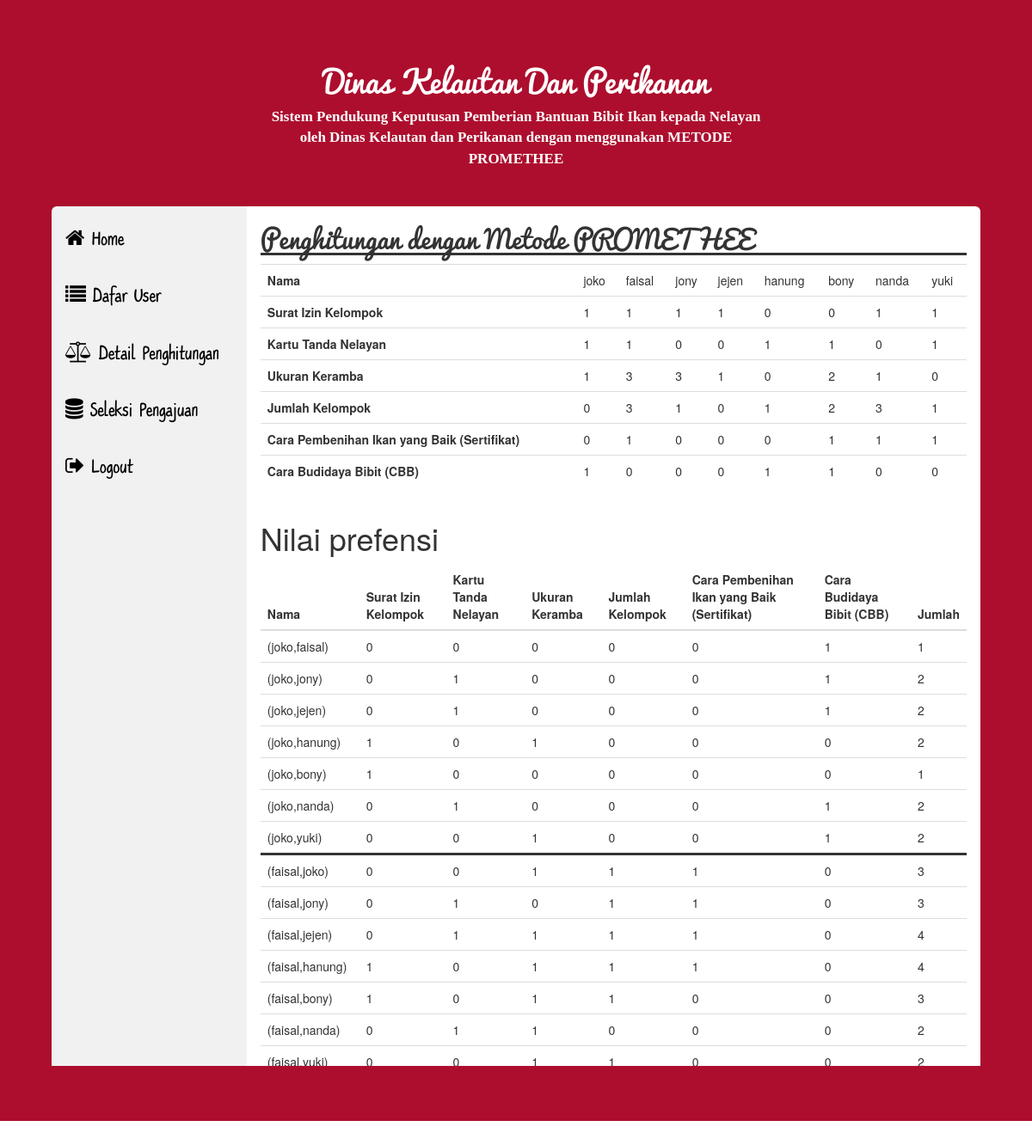
Page /public/Admin/DetailPenghitungan (signed in) on the committed database.
### tables this page shows
CREATE TABLE `datapenilayan` (
  `id` int(11) NOT NULL,
  `nama` varchar(225) NOT NULL,
  `foto` varchar(225) NOT NULL,
  `ktp` varchar(225) NOT NULL,
  `sik` int(11) NOT NULL,
  `ktn` int(11) NOT NULL,
  `uk` int(11) NOT NULL,
  `jk` int(11) NOT NULL,
  `cpib` int(11) NOT NULL,
  `cbb` int(11) NOT NULL,
  `kodeunik` varchar(225) NOT NULL,
  `status` enum('diproses','diterima','ditolak') NOT NULL DEFAULT 'diproses',
  `lf` double DEFAULT NULL,
  `ef` double DEFAULT NULL,
  `nf` double DEFAULT NULL
);

### app/core/Controller.php (called while the page is built, shortened)
<?php
class Controller
{
	public function view($view, $data = [])
	{
		require_once '../app/views/' . $view . '.php';
	}
	public function model($model)
	{
		return new $model;
	}
}

### app/core/App.php (called while the page is built, shortened)
<?php
class App
{
	protected $method = 'index';
	protected $params = [];
	function __construct()
	{
		$url = $this->parseURL();
		if (file_exists('../app/controllers/' . $url[0] . '.php')) {
			unset($url[0]);
		}
		$this->controller = new $this->controller;
		if (isset($url[1])) {
			if (method_exists($this->controller, $url[1])) {
				$this->method = $url[1];
			}
		}
		call_user_func_array([$this->controller, $this->method], $this->params);
	}
	function parseURL()
	{
		if (isset($_GET['url'])) {
			$url = rtrim($_GET['url'], '/');
			$url = filter_var($url, FILTER_SANITIZE_URL);
			$url = explode('/', $url);
			return $url;
		}
	}
}

### public/index.php (called while the page is built, shortened)
<?php
$app = new App;

### app/core/Database.php (called while the page is built, shortened)
<?php
class Database
{
	private $host = DB_HOST;
	private $user = DB_USER;
	private $pass = DB_PASS;
	private $db_name = DB_NAME;
	private $dbh;
	private $stmt;
	function __construct()
	{
		$dsn = 'mysql:host='. $this->host .';dbname='. $this->db_name;
		$option = [
			PDO::ATTR_PERSISTENT => true,
			PDO::ATTR_ERRMODE  => PDO::ERRMODE_EXCEPTION
		];
		try {
			$this->dbh = new PDO($dsn, $this->user, $this->pass, $option);
		} catch (PDOException $e) {
			die($e->gerMessage());
		}
	}
	public function query($query)
	{
		$this->stmt = $this->dbh->prepare($query);
	}
	public function execute()
	{
		$this->stmt->execute();
	}
	public function resultSet()
	{
		$this->execute();
		return $this->stmt->fetchAll(PDO::FETCH_ASSOC);
	}
}

### app/models/Admin_model.php (called while the page is built, shortened)
<?php
class Admin_model
{
	private $table = 'datapenilayan';
	private $db;
	function __construct()
	{
		$this->db = new Database;
	}
	public function getAlluser()
	{
		$this->db->query('SELECT * FROM ' . $this->table);
		return $this->db->resultSet();
	}
}

### app/views/admin/bobot.php (the view, shortened to what this page needs)
<div class="head-content-admin">
	<h2>Penghitungan dengan Metode PROMETHEE</h2>
	<div class="table-responsive">
		<table class="table">
			<tr>
				<th>Nama</th>
				<?php foreach ($data['user'] as $user): ?>
					<td><?php echo $user['nama'] ?></td>
				<?php endforeach ?>
			</tr>
			<tr>
				<th>Surat Izin Kelompok</th>
				<?php foreach ($data['user'] as $user): ?>
					<td>
						<?php echo $user['sik'];?>
					</td>
				<?php endforeach ?>
			</tr>
			<tr>
				<th>Kartu Tanda Nelayan</th>
				<?php foreach ($data['user'] as $user): ?>
					<td>
						<?php echo $user['ktn'];?>
					</td>
				<?php endforeach ?>
			</tr>
			<tr>
				<th>Ukuran Keramba</th>
				<?php foreach ($data['user'] as $user): ?>
					<td>
						<?php echo $user['uk'];?>
					</td>
				<?php endforeach ?>
			</tr>
			<tr>
				<th>Jumlah Kelompok</th>
				<?php foreach ($data['user'] as $user): ?>
					<td>
						<?php echo $user['jk'];?>
					</td>
				<?php endforeach ?>
			</tr>
			<tr>
				<th>Cara Pembenihan Ikan yang Baik (Sertifikat)</th>
				<?php foreach ($data['user'] as $user): ?>
					<td>
						<?php echo $user['cpib'];?>
					</td>
				<?php endforeach ?>
			</tr>
			<tr>
				<th>Cara Budidaya Bibit (CBB)</th>
				<?php foreach ($data['user'] as $user): ?>
					<td>
						<?php echo $user['cbb'];?>
					</td>
				<?php endforeach ?>
			</tr>
		</table>
	</div>
	<h1>Nilai prefensi</h1>
	<div class="table-responsive">
		<table class="table">
			<thead>
				<tr>
					<th>Nama</th>
					<th>Surat Izin Kelompok</th>
					<th>Kartu Tanda Nelayan</th>
					<th>Ukuran Keramba</th>
					<th>Jumlah Kelompok</th>
					<th>Cara Pembenihan Ikan yang Baik (Sertifikat)</th>
					<th>Cara Budidaya Bibit (CBB)</th>
					<th>Jumlah</th>
				</tr>
			</thead>
			<tbody id="table-preferensi">
				<?php foreach ($data['user'] as $user): ?>
					<?php foreach ($data['user'] as $lawan): ?>
						<?php if ($user['id'] != $lawan['id']) {?>
							<tr>
								<td><?php echo '('.$user['nama'].','.$lawan['nama'].')' ?></td>
								<td><?php
								if (($user['sik']-$lawan['sik']) <= 0) {
									$sik=0;
									echo 0;
								}else{
									$sik=1;
									echo 1;
								}
								?></td>
								<td><?php
								if (($user['ktn']-$lawan['ktn']) <= 0) {
									$ktn=0;
									echo 0;
								}else{
									$ktn=1;
									echo 1;
								}
								?></td>
								<td><?php
								if (($user['uk']-$lawan['uk']) <= 0) {
									$uk=0;
									echo 0;
								}else{
									$uk=1;
									echo 1;
								}
								?></td>
								<td><?php
								if (($user['jk']-$lawan['jk']) <= 0) {
									$jk=0;
									echo 0;
								}else{
									$jk=1;
									echo 1;
								}
								?></td>
								<td><?php
								if (($user['cpib']-$lawan['cpib']) <= 0) {
									$cpib=0;
									echo 0;
								}else{
									$cpib=1;
									echo 1;
								}
								?></td>
								<td><?php
								if (($user['cbb']-$lawan['cbb']) <= 0) {
									$cbb=0;
									echo 0;
								}else{
									$cbb=1;
									echo 1;
								}
								?></td>
								<td><?php echo $sik+$ktn+$uk+$jk+$cpib+$cbb; ?></td>
							</tr>
						<?php } ?>
					<?php endforeach ?>
				<?php endforeach ?>
			</tbody>
		</table>
	</div>
</div>

### app/controllers/Admin.php (shortened to what this page needs)
<?php
class Admin extends Controller
{
	public function DetailPenghitungan()
	{
		if (isset($_SESSION['id_user'])) {
			$data['judul'] = 'Detail Penghitungan';
			$data['admin'] = 'admin';
			$data['user'] = $this->model('Admin_model')->getAlluser();
			$data['no'] = 1;
			$this->view('templates/header', $data);
			$this->view('admin/bobot',$data);
			$this->view('templates/footer');
		} else {
			$this->redirect('/Home/index', $data);
		}
	}
}

### app/views/templates/header.php (shortened to what this page needs)
<!DOCTYPE html>
<html>
<head>
	<link rel="stylesheet" type="text/css" href="<?php echo BASEURL; ?>/css/bootstrap.min.css">
	<link rel="stylesheet" type="text/css" href="<?php echo BASEURL; ?>/css/font-awesome.min.css">
	<link rel="stylesheet" type="text/css" href="<?php echo BASEURL; ?>/css/main.css">
	<link rel="stylesheet" type="text/css" href="<?php echo BASEURL; ?>/css/toastr.min.css">
</head>
<body>
	<?php if (!empty($data['admin'])): ?>
		<?php if ($data['admin'] == 'admin'): ?>
			<div class="grup-all-admin-content">
				<div class="grup-detail-admin-content">
					<h1>Dinas Kelautan Dan Perikanan</h1>
					<p>Sistem Pendukung Keputusan Pemberian Bantuan Bibit Ikan kepada Nelayan oleh Dinas Kelautan dan Perikanan dengan menggunakan METODE PROMETHEE</p>
				</div>
				<div class="sidebar" id="sidebar-nav">
					<a id="dashboard" href="<?php echo BASEURL; ?>/Admin/dashboard"><i class="fa fa-home" aria-hidden="true"></i> Home</a>
					<a id="DaftarPengajuan" href="<?php echo BASEURL; ?>/Admin/DaftarPengajuan"><i class="fa fa-list" aria-hidden="true"></i> Dafar User</a>
					<a id="DetailPenghitungan" href="<?php echo BASEURL; ?>/Admin/DetailPenghitungan"><i class="fa fa-balance-scale" aria-hidden="true"></i> Detail Penghitungan</a>
					<a id="Seleksi" href="<?php echo BASEURL; ?>/Admin/Seleksi"><i class="fa fa-database" aria-hidden="true"></i> Seleksi Pengajuan</a>
					<a id="btnSidebar" href="<?php echo BASEURL; ?>/Admin/logout"><i class="fa fa-sign-out" aria-hidden="true"></i> Logout</a>
				</div>
				<div class="content">
				<?php endif ?>
			<?php endif ?>

### app/views/templates/footer.php (shortened to what this page needs)
</body>
</html>

### public/css/main.css (style rules this page uses)
html,body { height: 100%; width: 100%; margin: 0; }
.sidebar { border-top-left-radius: 6px; margin: 0; padding: 0; display: inline-block; width: 21%; background-color: #f1f1f1; height: 1000px; overflow: auto; }
.sidebar a { display: block; color: black; padding: 16px; text-decoration: none; font-family: Script; font-size: 24px; }
div.content { width: 79%; display: inline-block; float: right; padding: 1px 16px; height: 1000px; background-color: white; border-top-right-radius: 6px; overflow-y: auto; }
.grup-all-admin-content { display: inline-block; width: 100%; padding: 5%; padding-top: 20%; background-color: #ad0e2e; position: relative; }
.grup-detail-admin-content { position: absolute; top: 10%; text-align: center; left: 50%; transform: translate(-50%,-50%); color: white; }
.grup-detail-admin-content h1 { font-family: Pacifico; }
.grup-detail-admin-content p { font-family: arquitecta; font-weight: 900; font-size: 17px; }
.head-content-admin h2 { font-family: Pacifico; border-bottom: 3px solid; }

### rows in the picture
datapenilayan: nama "joko", sik "1", ktn "1", uk "1", jk "0", cpib "0", cbb "1", $sik+$ktn+$uk+$jk+$cpib+$cbb "1"
datapenilayan: nama "faisal", sik "1", ktn "1", uk "3", jk "3", cpib "1", cbb "0", $sik+$ktn+$uk+$jk+$cpib+$cbb "3"
datapenilayan: nama "jony", sik "1", ktn "0", uk "3", jk "1", cpib "0", cbb "0", cbb "2"
datapenilayan: nama "jejen", sik "1", ktn "0", uk "1", jk "0", cpib "0", cbb "0", cbb "2", cbb "4"
datapenilayan: nama "hanung", sik "0", ktn "1", uk "0", jk "1", cpib "0", cbb "1", cbb "2", cbb "4"
datapenilayan: nama "bony", sik "0", ktn "1", uk "2", jk "2", cpib "1", cbb "1"
datapenilayan: nama "nanda", sik "1", ktn "0", uk "1", jk "3", cpib "1", cbb "0", cbb "2"
datapenilayan: nama "yuki", sik "1", ktn "1", uk "0", jk "1", cpib "1", cbb "0", cbb "2"
